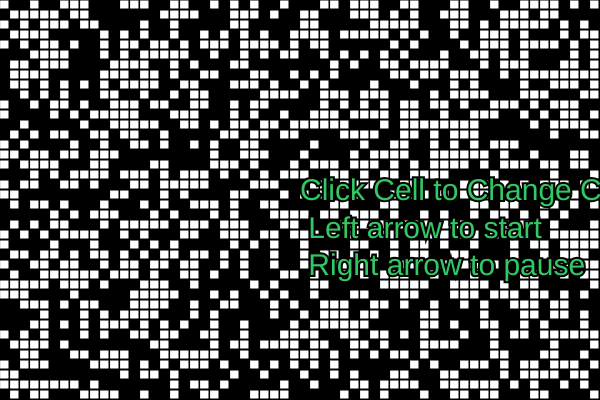
Frame 1 (no input)
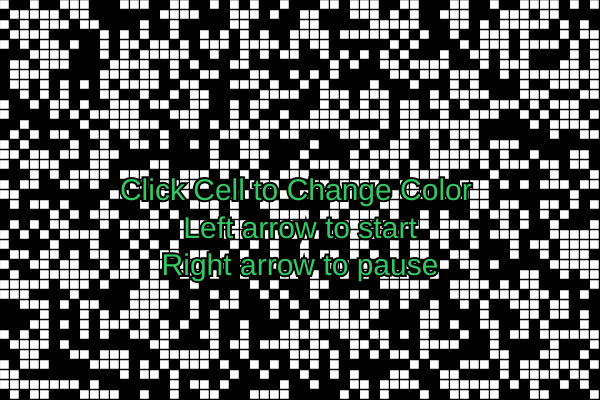
Frame 60 (no input)
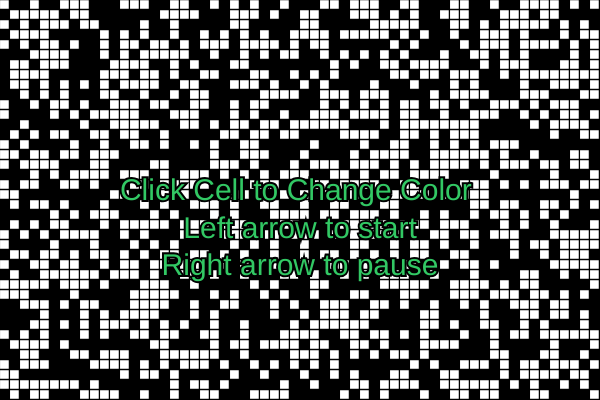
Frame 120 (the mouse pressed at the canvas centre since frame 60)

The p5.js sketch that drew these frames (run headless with seeded random() and noise() and a simulated clock; from frame 60 on, the mouse is pressed at the canvas centre):

// p5.js sketch
// ── sketch.js
let grid;
let cols;
let rows;
let resolution = 10;
let startGame = false;
let gameState = "Click Cell to Change Color \n Left arrow to start \n Right arrow to pause "

function make2DArray(cols, rows) {
    let arr = new Array(cols);
    for (let i = 0; i < arr.length; i++) {
        arr[i] = new Array(rows);
    }
    return arr;
}



function setup() {
    createCanvas(600, 400);
    cols = width / resolution;
    rows = height / resolution;

    createRandomArray();
}

function draw() {
    background(0);

    for (let i = 0; i < cols; i++) {
        for (let j = 0; j < rows; j++) {
            let x = i * resolution;
            let y = j * resolution;
            if (grid[i][j] == 1) {
                fill(255);
                stroke(0);
                rect(x, y, resolution - 1, resolution - 1);
            }
        }
    }

    if (startGame) {
        nextGridCompute();
        gameState = " "
    }
    fill(50, 200, 100)
    textSize(30)
    strokeWeight(4)
    text(gameState, width / 2, height / 2);
    textAlign(CENTER);
    strokeWeight(0.5)

    function nextGridCompute() {
        let next = make2DArray(cols, rows);

        // Compute next based on grid
        for (let i = 0; i < cols; i++) {
            for (let j = 0; j < rows; j++) {
                let state = grid[i][j];
                // Count neighbors 
                let sum = 0;
                let neighbors = countNeighbors(grid, i, j);

                if (state == 0 && neighbors == 3) {
                    next[i][j] = 1;
                } else if (state == 1 && (neighbors < 2 || neighbors > 3)) {
                    next[i][j] = 0;
                } else {
                    next[i][j] = state;
                }
            }
        }

        grid = next;
    }
}

function countNeighbors(grid, x, y) {
    let sum = 0;
    for (let i = -1; i < 2; i++) {
        for (let j = -1; j < 2; j++) {
            let col = (x + i + cols) % cols;
            let row = (y + j + rows) % rows;
            sum += grid[col][row];
        }
    }
    sum -= grid[x][y];
    return sum;
}

function mousePressed() {
    console.log(grid[floor(mouseX / resolution)][floor(mouseY / resolution)])
    // if (grid[floor(mouseX / resolution)][floor(mouseY / resolution)] == 1) {
    //     grid[floor(mouseX / resolution)][floor(mouseY / resolution)] = 0;
    // }
    if (grid[floor(mouseX / resolution)][floor(mouseY / resolution)] == 0) {
        grid[floor(mouseX / resolution)][floor(mouseY / resolution)] += 1;
    }
    else {
        grid[floor(mouseX / resolution)][floor(mouseY / resolution)] = 0;
    }


}

//FOR pausing and starting the game again
function keyPressed() {
    if (keyCode === LEFT_ARROW) {
        startGame = true;
    }
    if (keyCode === RIGHT_ARROW) {
        startGame = false;
        gameState = "Paused \n Tip: Up arrow clears board, \n down makes new random board"
    }
    if (keyCode === UP_ARROW) {
        for (let i = 0; i < cols; i++) {
            for (let j = 0; j < rows; j++) {
                grid[i][j] = 0;
            }
        }
    }
    if (keyCode === DOWN_ARROW) {
        for (let i = 0; i < cols; i++) {
            for (let j = 0; j < rows; j++) {
                grid[i][j] = floor(random(2));
            }
        }
    }
}

function createRandomArray() {
    grid = make2DArray(cols, rows);
    for (let i = 0; i < cols; i++) {
        for (let j = 0; j < rows; j++) {
            grid[i][j] = floor(random(2));
        }
    }
}

// // All the paths
// let paths = [];
// // Are we painting?
// let painting = false;
// // How long until the next circle
// let next = 0;
// // Where are we now and where were we?
// let current;
// let previous;

// function setup() {
//     createCanvas(windowWidth, windowHeight);
//     current = createVector(0, 0);
//     previous = createVector(0, 0);
//     //background = (100,100,100);
//     frameRate(10);
// };

// function draw() {
//     background(200,200,200);

//     // If it's time for a new point
//     if (millis() > next && painting) {

//         // Grab mouse position      
//         current.x = mouseX;
//         current.y = mouseY;

//         // New particle's force is based on mouse movement
//         let force = p5.Vector.sub(current, previous);
//         force.mult(0.05);

//         // Add new particle
//         paths[paths.length - 1].add(current, force);

//         // Schedule next circle
//         next = millis() + random(100);

//         // Store mouse values
//         previous.x = current.x;
//         previous.y = current.y;
//     }

//     // Draw all paths
//     for (let i = 0; i < paths.length; i++) {
//         paths[i].update();
//         paths[i].display();
//     }
// }

// // Start it up
// function mousePressed() {
//     next = 0;
//     painting = true;
//     previous.x = mouseX;
//     previous.y = mouseY;
//     paths.push(new Path());
// }

// // Stop
// function mouseReleased() {
//     painting = false;
// }

// // A Path is a list of particles
// class Path {
//     constructor() {
//         this.particles = [];
//         this.hue = random(100);
//     }

//     add(position, force) {
//         // Add a new particle with a position, force, and hue
//         this.particles.push(new Particle(position, force, this.hue));
//     }

//     // Display plath
//     update() {
//         for (let i = 0; i < this.particles.length; i++) {
//             this.particles[i].update();
//         }
//     }

//     // Display plath
//     display() {
//         // Loop through backwards
//         for (let i = this.particles.length - 1; i >= 0; i--) {
//             // If we shold remove it
//             if (this.particles[i].lifespan <= 0) {
//                 this.particles.splice(i, 1);
//                 // Otherwise, display it
//             } else {
//                 this.particles[i].display(this.particles[i + 1]);
//             }
//         }

//     }
// }

// // Particles along the path
// class Particle {
//     constructor(position, force, hue) {
//         this.position = createVector(position.x, position.y);
//         this.velocity = createVector(force.x*3, force.y*3);//Defines push away speed
//         this.drag = 1;//How far can it go?
//         this.lifespan = 255;
//     }

//     update() {
//         // Move it
//         this.position.add(this.velocity);
//         // Slow it down
//         this.velocity.mult(this.drag);
//         // Fade it out
//         this.lifespan--;
//     }

//     // Draw particle and connect it with a line
//     // Draw a line to another
//     display(other) {
//         let ranColorR = random(0,255);
//         let ranColorG = random(0,255);
//         let ranColorB = random(0,255);
//         stroke(ranColorR, ranColorG, ranColorB, this.lifespan);
//         strokeWeight(100);
//         fill(ranColorR, ranColorG, ranColorB, this.lifespan / 2);
//         //ellipse(this.position.x, this.position.y, 10, 10);
//         // If we need to draw a line
//         if (other) {
//             line(this.position.x, this.position.y, other.position.x, other.position.y);
//         }
//     }
// }
